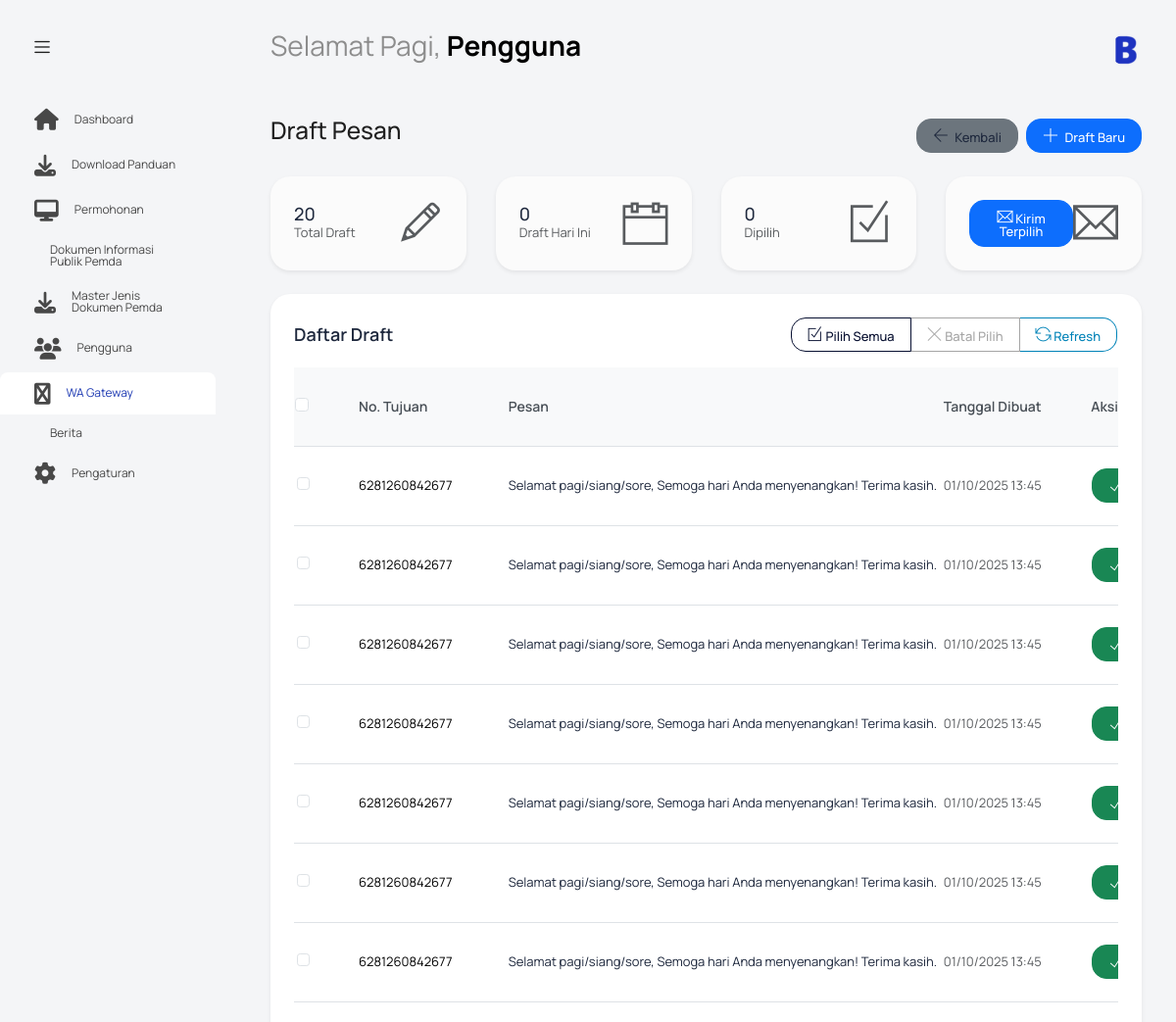
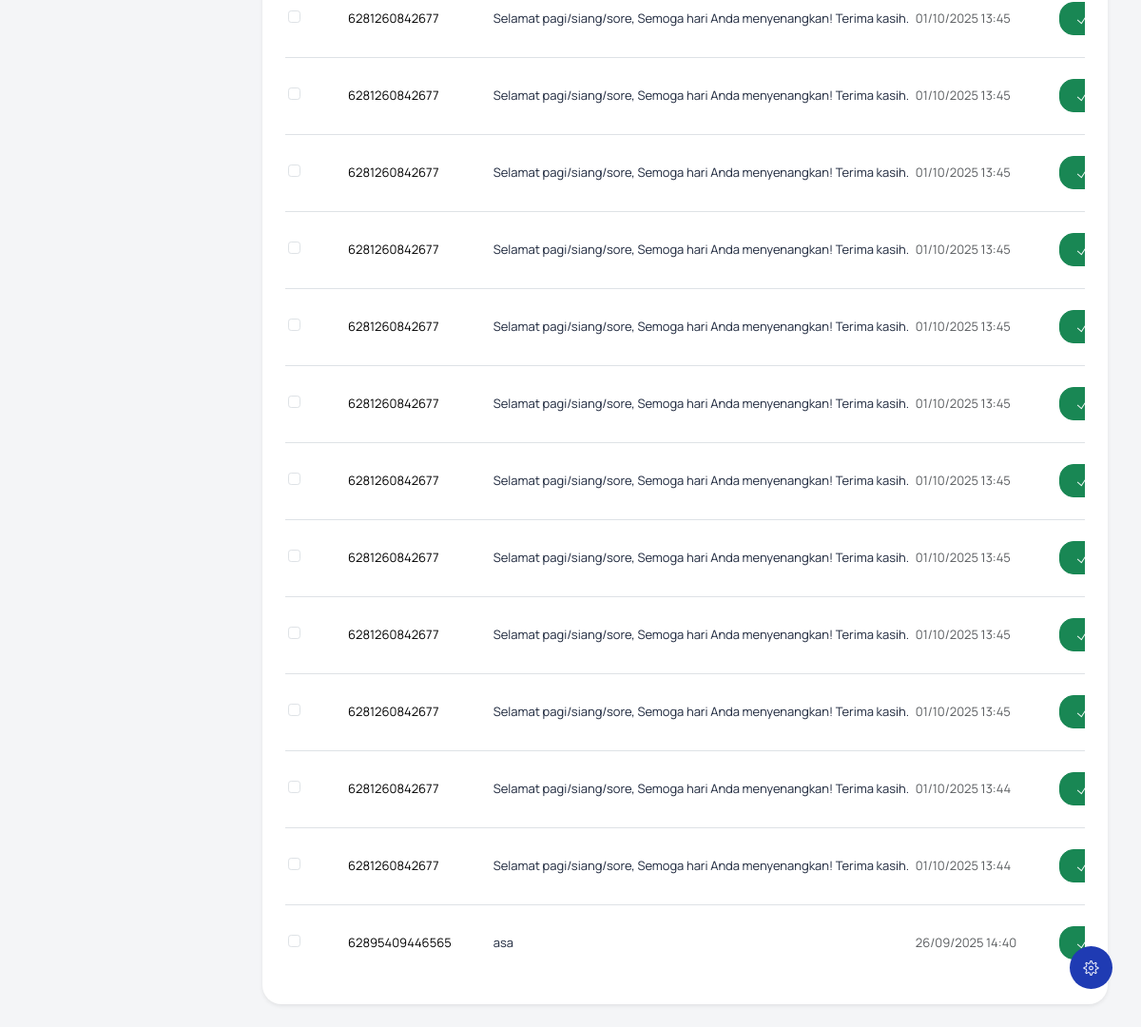
Page /index.php?controller=wagateway&action=draft (signed in) on the committed database (2 pictures, top to bottom).
### tables this page shows
CREATE TABLE `wagateway` (
  `id_wagateway` int NOT NULL,
  `no_tujuan` varchar(20) NOT NULL,
  `pesan` text NOT NULL,
  `tanggal_kirim` datetime DEFAULT NULL,
  `status` varchar(20) DEFAULT 'Terjadwal'
);

### controllers/WAGatewayController.php (called while the page is built, shortened)
<?php
require_once 'models/WAGatewayModel.php';
class WAGatewayController {
    private $model;
    public function __construct() {
        $this->model = new WAGatewayModel();
    }
    public function draft() {
        $drafts = $this->model->getMessagesByStatus('terjadwal');
        include 'views/wagateway/draft.php';
    }
}
?>

### models/WAGatewayModel.php (called while the page is built, shortened)
<?php
class WAGatewayModel {
    private $conn;
    private $table = "wagateway";
    public function __construct() {
        $database = new Database();
        $this->conn = $database->getConnection();
    }
    public function getMessagesByStatus($status) {
        $query = "SELECT * FROM " . $this->table . " WHERE status = :status ORDER BY tanggal_kirim DESC";
        $stmt = $this->conn->prepare($query);
        $stmt->bindParam(':status', $status);
        $stmt->execute();
        return $stmt->fetchAll(PDO::FETCH_ASSOC);
    }
}
?>

### config/koneksi.php (called while the page is built, shortened)
<?php
class Database {
    private $host = "localhost";
    private $username = "root";
    private $password = "";
    private $database = "ppid_mandailing";
    public function getConnection() {
        $this->conn = null;
        try {
            $this->conn = new PDO("mysql:host=" . $this->host . ";dbname=" . $this->database, $this->username, $this->password);
            $this->conn->exec("set names utf8");
            $this->conn->setAttribute(PDO::ATTR_ERRMODE, PDO::ERRMODE_EXCEPTION);
            $this->conn->setAttribute(PDO::ATTR_DEFAULT_FETCH_MODE, PDO::FETCH_ASSOC);
        } catch(PDOException $exception) {
            error_log("Database connection error: " . $exception->getMessage());
        }
        return $this->conn;
    }
}
?>

### views/wagateway/draft.php (the view, shortened to what this page needs)
<?php include('template/header.php'); ?>
<body class="with-welcome-text">
  <div class="container-scroller">
    <?php include 'template/navbar.php'; ?>
    <div class="container-fluid page-body-wrapper">
      <?php include 'template/setting_panel.php'; ?>
      <?php include 'template/sidebar.php'; ?>
      <div class="main-panel">
        <div class="content-wrapper">
          <div class="row">
            <div class="col-md-12 grid-margin">
              <div class="row">
                <div class="col-12 col-xl-8 mb-4 mb-xl-0">
                  <h3 class="font-weight-bold">Draft Pesan</h3>
                </div>
                <div class="col-12 col-xl-4">
                  <div class="justify-content-end d-flex">
                    <a href="index.php?controller=wagateway&action=index" class="btn btn-sm btn-secondary me-2">
                      <i class="ti-arrow-left me-1"></i>
                      Kembali
                    </a>
                    <button class="btn btn-sm btn-primary" data-bs-toggle="collapse" data-bs-target="#draftForm">
                      <i class="ti-plus me-1"></i>
                      Draft Baru
                    </button>
                  </div>
                </div>
              </div>
            </div>
          </div>
          <div class="row mb-4">
            <div class="col-md-3">
              <div class="card bg-light text-dark border-0 shadow-sm">
                <div class="card-body text-center">
                  <div class="d-flex justify-content-between align-items-center">
                    <div class="text-start">
                      <h4 class="mb-0"><?= count($drafts) ?></h4>
                      <p class="mb-0 text-muted">Total Draft</p>
                    </div>
                    <div>
                      <i class="ti-pencil icon-lg text-muted"></i>
                    </div>
                  </div>
                </div>
              </div>
            </div>
            <div class="col-md-3">
              <div class="card bg-light text-dark border-0 shadow-sm">
                <div class="card-body text-center">
                  <div class="d-flex justify-content-between align-items-center">
                    <div class="text-start">
                      <h4 class="mb-0" id="todayDrafts">0</h4>
                      <p class="mb-0 text-muted">Draft Hari Ini</p>
                    </div>
                    <div>
                      <i class="ti-calendar icon-lg text-muted"></i>
                    </div>
                  </div>
                </div>
              </div>
            </div>
            <div class="col-md-3">
              <div class="card bg-light text-dark border-0 shadow-sm">
                <div class="card-body text-center">
                  <div class="d-flex justify-content-between align-items-center">
                    <div class="text-start">
                      <h4 class="mb-0" id="selectedDrafts">0</h4>
                      <p class="mb-0 text-muted">Dipilih</p>
                    </div>
                    <div>
                      <i class="ti-check-box icon-lg text-muted"></i>
                    </div>
                  </div>
                </div>
              </div>
            </div>
            <div class="col-md-3">
              <div class="card bg-light text-dark border-0 shadow-sm">
                <div class="card-body text-center">
                  <div class="d-flex justify-content-between align-items-center">
                    <div class="text-start">
                      <button class="btn btn-primary btn-sm" onclick="sendAllSelected()">
                        <i class="ti-email"></i> Kirim Terpilih
                      </button>
                    </div>
                    <div>
                      <i class="ti-email icon-lg text-muted"></i>
                    </div>
                  </div>
                </div>
              </div>
            </div>
          </div>
          <div class="row">
            <div class="col-md-12">
              <div class="card border-0 shadow-sm">
                <div class="card-body">
                  <div class="d-flex justify-content-between align-items-center mb-3">
                    <h4 class="card-title mb-0 text-dark">Daftar Draft</h4>
                    <div class="btn-group" role="group">
                      <button type="button" class="btn btn-sm btn-outline-primary" onclick="selectAll()">
                        <i class="ti-check-box"></i> Pilih Semua
                      </button>
                      <button type="button" class="btn btn-sm btn-outline-secondary" onclick="clearSelection()">
                        <i class="ti-close"></i> Batal Pilih
                      </button>
                      <button type="button" class="btn btn-sm btn-outline-info" onclick="refreshDrafts()">
                        <i class="ti-reload"></i> Refresh
                      </button>
                    </div>
                  </div>
                  <div class="table-responsive">
                    <table class="table table-hover" id="draftsTable">
                      <thead class="table-light">
                        <tr class="text-muted">
                          <th width="5%">
                            <div class="form-check">
                              <input class="form-check-input" type="checkbox" id="selectAllCheckbox">
                            </div>
                          </th>
                          <th width="15%">No. Tujuan</th>
                          <th width="40%">Pesan</th>
                          <th width="15%">Tanggal Dibuat</th>
                          <th width="25%">Aksi</th>
                        </tr>
                      </thead>
                      <tbody>
                        <?php if(!empty($drafts)): ?>
                          <?php foreach($drafts as $draft): ?>
                            <tr>
                              <td>
                                <div class="form-check">
                                  <input class="form-check-input draft-checkbox" type="checkbox" value="<?= $draft['id_wagateway'] ?>">
                                </div>
                              </td>
                              <td><?= htmlspecialchars($draft['no_tujuan']) ?></td>
                              <td>
                                <div class="message-preview text-dark" title="<?= htmlspecialchars($draft['pesan']) ?>">
                                  <?= htmlspecialchars(substr($draft['pesan'], 0, 100)) ?>
                                </div>
                              </td>
                              <td class="text-muted"><?= date('d/m/Y H:i', strtotime($draft['tanggal_kirim'])) ?></td>
                              <td>
                                <div class="btn-group" role="group">
                                  <form method="POST" style="display:inline;">
                                    <button type="submit" class="btn btn-sm btn-success" onclick="return confirm('Kirim draft ini sekarang?')" title="Kirim">
                                      <i class="ti-check"></i>
                                    </button>
                                  </form>
                                </div>
                              </td>
                            </tr>
                          <?php endforeach; ?>
                        <?php else: ?>
                          <tr>
                            <td colspan="5" class="text-center text-muted">Belum ada draft pesan</td>
                          </tr>
                        <?php endif; ?>
                      </tbody>
                    </table>
                  </div>
                </div>
              </div>
            </div>
          </div>
        </div>
      </div>
    </div>
  </div>
</body>
</html>

### views/wagateway/draft.php (style rules this page uses)
.message-preview { max-width: 400px; word-wrap: break-word; cursor: pointer; }
.card { border: 1px solid #e9ecef; transition: box-shadow 0.15s ease; }
.table { color: #495057; }
.table th { border-top: 0; color: #495057; font-weight: 600; }
.table td { vertical-align: middle; }
.btn { border-radius: 0.375rem; padding: 0.5rem 1rem; font-weight: 500; }
.btn-primary { background-color: #0d6efd; border-color: #0d6efd; }
.btn-secondary { background-color: #6c757d; border-color: #6c757d; }
.btn-success { background-color: #198754; border-color: #198754; }
.btn-group .btn { margin: 0 1px; }

### rows in the picture
wagateway: no_tujuan "6281260842677", pesan "Selamat pagi/siang/sore, Semoga hari Anda menyenangkan! Terima kasih.", tanggal_kirim "01/10/2025 13:45"
wagateway: no_tujuan "6281260842677", pesan "Selamat pagi/siang/sore, Semoga hari Anda menyenangkan! Terima kasih.", tanggal_kirim "01/10/2025 13:45"
wagateway: no_tujuan "6281260842677", pesan "Selamat pagi/siang/sore, Semoga hari Anda menyenangkan! Terima kasih.", tanggal_kirim "01/10/2025 13:45"
wagateway: no_tujuan "6281260842677", pesan "Selamat pagi/siang/sore, Semoga hari Anda menyenangkan! Terima kasih.", tanggal_kirim "01/10/2025 13:45"
wagateway: no_tujuan "6281260842677", pesan "Selamat pagi/siang/sore, Semoga hari Anda menyenangkan! Terima kasih.", tanggal_kirim "01/10/2025 13:45"
wagateway: no_tujuan "6281260842677", pesan "Selamat pagi/siang/sore, Semoga hari Anda menyenangkan! Terima kasih.", tanggal_kirim "01/10/2025 13:45"
wagateway: no_tujuan "6281260842677", pesan "Selamat pagi/siang/sore, Semoga hari Anda menyenangkan! Terima kasih.", tanggal_kirim "01/10/2025 13:45"
wagateway: no_tujuan "6281260842677", pesan "Selamat pagi/siang/sore, Semoga hari Anda menyenangkan! Terima kasih.", tanggal_kirim "01/10/2025 13:45"
wagateway: no_tujuan "6281260842677", pesan "Selamat pagi/siang/sore, Semoga hari Anda menyenangkan! Terima kasih.", tanggal_kirim "01/10/2025 13:45"
wagateway: no_tujuan "6281260842677", pesan "Selamat pagi/siang/sore, Semoga hari Anda menyenangkan! Terima kasih.", tanggal_kirim "01/10/2025 13:45"
wagateway: no_tujuan "6281260842677", pesan "Selamat pagi/siang/sore, Semoga hari Anda menyenangkan! Terima kasih.", tanggal_kirim "01/10/2025 13:45"
wagateway: no_tujuan "6281260842677", pesan "Selamat pagi/siang/sore, Semoga hari Anda menyenangkan! Terima kasih.", tanggal_kirim "01/10/2025 13:45"
wagateway: no_tujuan "6281260842677", pesan "Selamat pagi/siang/sore, Semoga hari Anda menyenangkan! Terima kasih.", tanggal_kirim "01/10/2025 13:45"
wagateway: no_tujuan "6281260842677", pesan "Selamat pagi/siang/sore, Semoga hari Anda menyenangkan! Terima kasih.", tanggal_kirim "01/10/2025 13:45"
wagateway: no_tujuan "6281260842677", pesan "Selamat pagi/siang/sore, Semoga hari Anda menyenangkan! Terima kasih.", tanggal_kirim "01/10/2025 13:45"
wagateway: no_tujuan "6281260842677", pesan "Selamat pagi/siang/sore, Semoga hari Anda menyenangkan! Terima kasih.", tanggal_kirim "01/10/2025 13:45"
wagateway: no_tujuan "6281260842677", pesan "Selamat pagi/siang/sore, Semoga hari Anda menyenangkan! Terima kasih.", tanggal_kirim "01/10/2025 13:45"
wagateway: no_tujuan "6281260842677", pesan "Selamat pagi/siang/sore, Semoga hari Anda menyenangkan! Terima kasih.", tanggal_kirim "01/10/2025 13:44"
wagateway: no_tujuan "6281260842677", pesan "Selamat pagi/siang/sore, Semoga hari Anda menyenangkan! Terima kasih.", tanggal_kirim "01/10/2025 13:44"
wagateway: no_tujuan "62895409446565", pesan "asa", tanggal_kirim "26/09/2025 14:40"

### other values in the picture
$greeting "Selamat Pagi"
$nama "Pengguna"
count($drafts) "20"
